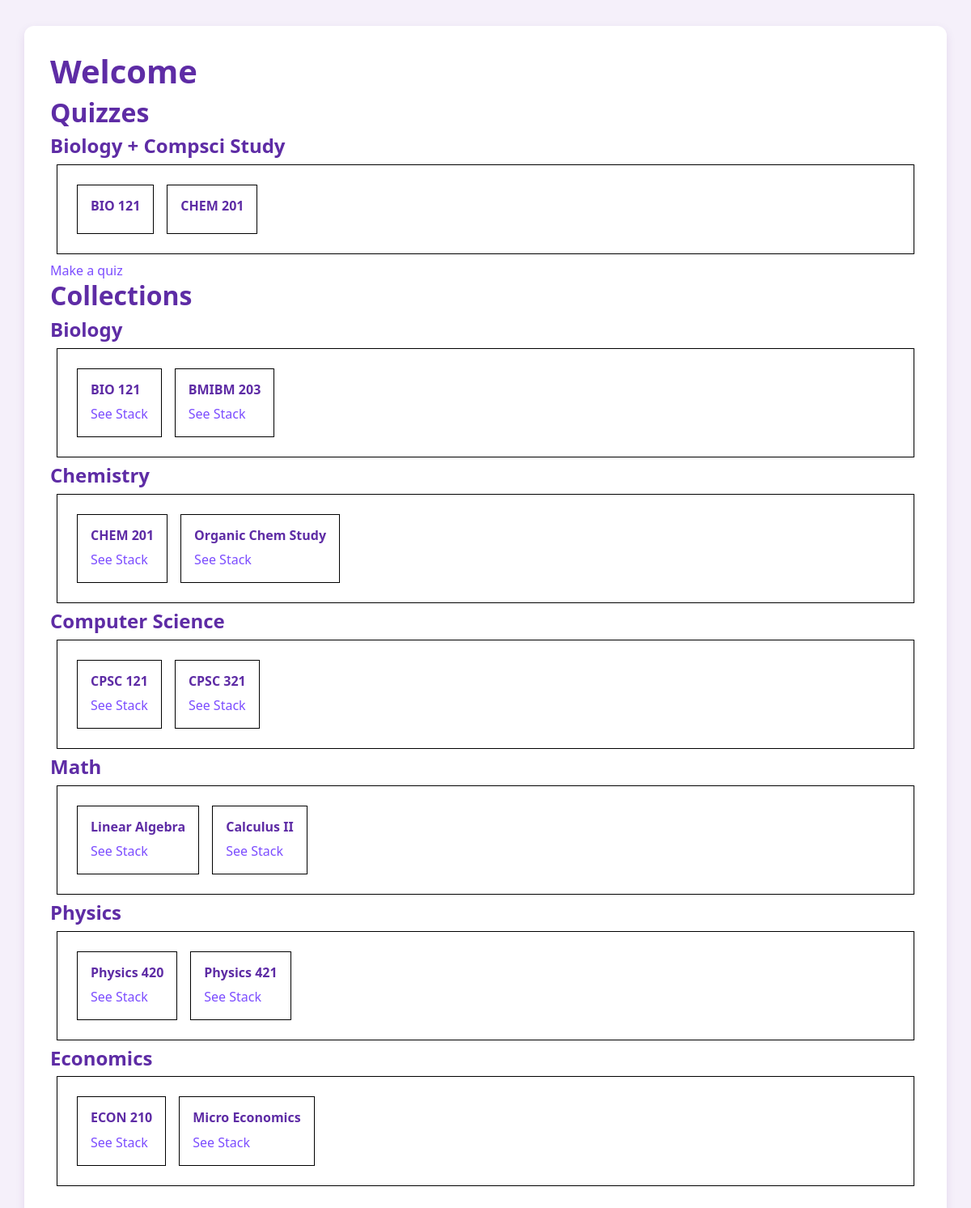
The page / on the database its author committed.
### models/quiz.py (models this page shows, shortened)
class Quiz(db.Model):
    __tablename__="quiz_table"
    id = mapped_column(Integer, primary_key=True)
    name = mapped_column(String, nullable=False)
    isComplete = mapped_column(Boolean, default=False)
    contents = relationship("StackQuiz", back_populates="quiz")
    def getStacks(self):
        stackQuizzes = db.session.execute(db.select(StackQuiz).where(StackQuiz.quiz_id == self.id)).scalars()
        stacks = []
        for stackQuiz in stackQuizzes:
            stacks.append(stackQuiz.stack)
        return stacks

### models/stack.py (models this page shows, shortened)
class Stack(db.Model):
    __tablename__="stack_table"
    id = mapped_column(Integer, primary_key=True)
    name = mapped_column(String)
    cards = relationship("Card")
    collection = relationship("Collection", back_populates="stacks")
    collection_id = mapped_column(Integer, ForeignKey("collection_table.id"))

### models/collection.py (models this page shows, shortened)
class Collection(db.Model):
    __tablename__="collection_table"
    id = mapped_column(Integer, primary_key=True)
    name = mapped_column(String, nullable=False)
    stacks = relationship("Stack", back_populates="collection")

### routes/html.py (the view)
@html_routes.route("/")
def home():
    collections = db.session.execute(db.select(Collection)).scalars()
    quizzes = db.session.execute(db.select(Quiz)).scalars()
    return render_template("home.html", collections=collections, quizzes=quizzes)

### templates/home.html (shortened to what this page needs)
<!DOCTYPE html>
<html>
<head>
    <link href="https://cdn.jsdelivr.net/npm/bootstrap@5.3.3/dist/css/bootstrap.min.css" rel="stylesheet">
    <link rel="stylesheet" href="{{ url_for('static', filename='styles.css') }}">
</head>
<body>
    <div class="container">
        <h1>Welcome</h1>
        <div>
            <h2>Quizzes</h2>
            {% for quiz in quizzes %}
            <div>
                <div>
                    <h4>{{ quiz.name }}</h4>
                </div>
                <div class="m-2 p-3 border border-black d-flex flex-wrap">
                    {% for stack in quiz.getStacks() %}
                        <div class="m-2 p-3 border border-black">
                            <h6>{{ stack.name }}</h6>
                        </div>
                    {% endfor %}
                </div>
            {% endfor %}
            <a href="{{ url_for('html_routes.make_quiz')}}">Make a quiz</a>
        </div>
        <div>
            <h2>Collections</h2>
            {% for collection in collections %}
            <div>
                <div>
                    <h4>{{ collection.name }}</h4>
                </div>
                <div class="m-2 p-3 border border-black d-flex flex-wrap">
                    {% for stack in collection.stacks %}
                        <div class="m-2 p-3 border border-black">
                            <h6>{{ stack.name }}</h6>
                            <a href="{{ url_for('html_routes.cards', collection_name=collection.name, stack_name=stack.name) }}">See Stack</a>
                        </div>
                    {% endfor %}
                </div>
            </div>
            {% endfor %}
        </div>
    </div>
</body>
</html>

### static/styles.css (style rules this page uses)
body { background-color: #f5f0fa; color: #4b007d; font-family: 'Segoe UI', Tahoma, Geneva, Verdana, sans-serif; }
.container { background-color: #ffffff; padding: 2rem; border-radius: 12px; box-shadow: 0 4px 12px rgba(75, 0, 125, 0.1); margin-top: 2rem; }
h1, h2, h3, h4, h5, h6 { color: #5e2ca5; font-weight: 600; }
a { color: #7c4dff; text-decoration: none; }

### rows shown on the page
Quiz: name "Biology + Compsci Study"
Stack: name "BIO 121"
Stack: name "CHEM 201"
Collection: name "Biology"
Stack: name "BMIBM 203"
Collection: name "Chemistry"
Stack: name "Organic Chem Study"
Collection: name "Computer Science"
Stack: name "CPSC 121"
Stack: name "CPSC 321"
Collection: name "Math"
Stack: name "Linear Algebra"
Stack: name "Calculus II"
Collection: name "Physics"
Stack: name "Physics 420"
Stack: name "Physics 421"
Collection: name "Economics"
Stack: name "ECON 210"
Stack: name "Micro Economics"
